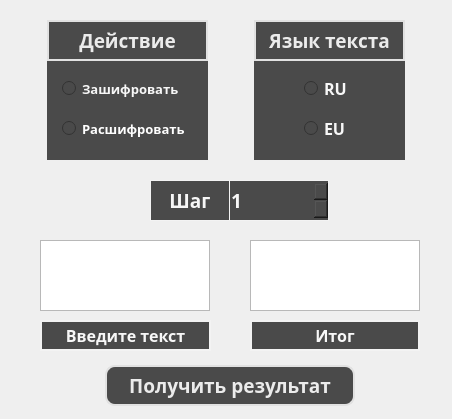
<?xml version="1.0" encoding="UTF-8"?>
<ui version="4.0">
 <class>MainWindow</class>
 <widget class="QMainWindow" name="MainWindow">
  <property name="geometry">
   <rect>
    <x>0</x>
    <y>0</y>
    <width>452</width>
    <height>419</height>
   </rect>
  </property>
  <property name="minimumSize">
   <size>
    <width>452</width>
    <height>419</height>
   </size>
  </property>
  <property name="maximumSize">
   <size>
    <width>452</width>
    <height>419</height>
   </size>
  </property>
  <property name="windowTitle">
   <string>Cezar</string>
  </property>
  <widget class="QWidget" name="centralwidget">
   <widget class="QWidget" name="widget" native="true">
    <property name="geometry">
     <rect>
      <x>47</x>
      <y>20</y>
      <width>161</width>
      <height>140</height>
     </rect>
    </property>
    <property name="styleSheet">
     <string notr="true">background-color: rgb(74, 74, 74);
border-color: rgb(225, 225, 225);


</string>
    </property>
    <widget class="QRadioButton" name="encryption_radioButton">
     <property name="geometry">
      <rect>
       <x>15</x>
       <y>60</y>
       <width>130</width>
       <height>17</height>
      </rect>
     </property>
     <property name="font">
      <font>
       <family>Segoe Print</family>
       <pointsize>10</pointsize>
       <weight>75</weight>
       <bold>true</bold>
      </font>
     </property>
     <property name="cursor">
      <cursorShape>PointingHandCursor</cursorShape>
     </property>
     <property name="styleSheet">
      <string notr="true">color:rgb(247, 247, 247)</string>
     </property>
     <property name="text">
      <string>Зашифровать</string>
     </property>
    </widget>
    <widget class="QRadioButton" name="decryption_radioButton">
     <property name="geometry">
      <rect>
       <x>15</x>
       <y>100</y>
       <width>130</width>
       <height>17</height>
      </rect>
     </property>
     <property name="font">
      <font>
       <family>Segoe Print</family>
       <pointsize>10</pointsize>
       <weight>75</weight>
       <bold>true</bold>
      </font>
     </property>
     <property name="cursor">
      <cursorShape>PointingHandCursor</cursorShape>
     </property>
     <property name="styleSheet">
      <string notr="true">color: rgb(255, 255, 255)</string>
     </property>
     <property name="text">
      <string>Расшифровать</string>
     </property>
    </widget>
    <widget class="QLabel" name="label">
     <property name="geometry">
      <rect>
       <x>0</x>
       <y>0</y>
       <width>161</width>
       <height>41</height>
      </rect>
     </property>
     <property name="font">
      <font>
       <family>Segoe Print</family>
       <pointsize>14</pointsize>
       <weight>75</weight>
       <italic>false</italic>
       <bold>true</bold>
       <underline>false</underline>
       <strikeout>false</strikeout>
      </font>
     </property>
     <property name="styleSheet">
      <string notr="true">color: rgb(235, 235, 235);
border-width: 2px;
border-style: solid;</string>
     </property>
     <property name="text">
      <string>Действие</string>
     </property>
     <property name="alignment">
      <set>Qt::AlignCenter</set>
     </property>
    </widget>
   </widget>
   <widget class="QWidget" name="widget_2" native="true">
    <property name="geometry">
     <rect>
      <x>254</x>
      <y>20</y>
      <width>151</width>
      <height>140</height>
     </rect>
    </property>
    <property name="styleSheet">
     <string notr="true">background-color: rgb(74, 74, 74);
border-color: rgb(225, 225, 225);</string>
    </property>
    <widget class="QRadioButton" name="RU_radioButton">
     <property name="geometry">
      <rect>
       <x>50</x>
       <y>60</y>
       <width>51</width>
       <height>17</height>
      </rect>
     </property>
     <property name="font">
      <font>
       <family>Segoe Print</family>
       <pointsize>12</pointsize>
       <weight>75</weight>
       <bold>true</bold>
      </font>
     </property>
     <property name="cursor">
      <cursorShape>PointingHandCursor</cursorShape>
     </property>
     <property name="styleSheet">
      <string notr="true">color:rgb(247, 247, 247)</string>
     </property>
     <property name="text">
      <string>RU</string>
     </property>
    </widget>
    <widget class="QRadioButton" name="EU_radioButton">
     <property name="geometry">
      <rect>
       <x>50</x>
       <y>100</y>
       <width>51</width>
       <height>17</height>
      </rect>
     </property>
     <property name="font">
      <font>
       <family>Segoe Print</family>
       <pointsize>12</pointsize>
       <weight>75</weight>
       <bold>true</bold>
      </font>
     </property>
     <property name="cursor">
      <cursorShape>PointingHandCursor</cursorShape>
     </property>
     <property name="styleSheet">
      <string notr="true">color:rgb(247, 247, 247)</string>
     </property>
     <property name="text">
      <string>EU</string>
     </property>
    </widget>
    <widget class="QLabel" name="label_2">
     <property name="geometry">
      <rect>
       <x>0</x>
       <y>0</y>
       <width>151</width>
       <height>41</height>
      </rect>
     </property>
     <property name="font">
      <font>
       <family>Segoe Print</family>
       <pointsize>14</pointsize>
       <weight>75</weight>
       <bold>true</bold>
      </font>
     </property>
     <property name="styleSheet">
      <string notr="true">color: rgb(235, 235, 235);
border-width: 2px;
border-style: solid;</string>
     </property>
     <property name="text">
      <string>Язык текста</string>
     </property>
     <property name="alignment">
      <set>Qt::AlignCenter</set>
     </property>
    </widget>
   </widget>
   <widget class="QLabel" name="label_3">
    <property name="geometry">
     <rect>
      <x>250</x>
      <y>320</y>
      <width>170</width>
      <height>31</height>
     </rect>
    </property>
    <property name="font">
     <font>
      <family>Segoe Print</family>
      <pointsize>12</pointsize>
      <weight>75</weight>
      <bold>true</bold>
     </font>
    </property>
    <property name="styleSheet">
     <string notr="true">color:rgb(247, 247, 247);
border-width: 2px;
border-style: solid;
border-color: rgb(243, 243, 243);
background-color: rgb(74, 74, 74);</string>
    </property>
    <property name="text">
     <string>Итог</string>
    </property>
    <property name="alignment">
     <set>Qt::AlignCenter</set>
    </property>
   </widget>
   <widget class="QLabel" name="label_4">
    <property name="geometry">
     <rect>
      <x>40</x>
      <y>320</y>
      <width>171</width>
      <height>31</height>
     </rect>
    </property>
    <property name="font">
     <font>
      <family>Segoe Print</family>
      <pointsize>12</pointsize>
      <weight>75</weight>
      <bold>true</bold>
     </font>
    </property>
    <property name="styleSheet">
     <string notr="true">color:rgb(247, 247, 247);
border-width: 2px;
border-style: solid;
border-color: rgb(243, 243, 243);
background-color: rgb(74, 74, 74);</string>
    </property>
    <property name="text">
     <string>Введите текст</string>
    </property>
    <property name="alignment">
     <set>Qt::AlignCenter</set>
    </property>
   </widget>
   <widget class="QPushButton" name="pushButton">
    <property name="geometry">
     <rect>
      <x>105</x>
      <y>365</y>
      <width>250</width>
      <height>41</height>
     </rect>
    </property>
    <property name="font">
     <font>
      <family>Segoe Print</family>
      <pointsize>14</pointsize>
      <weight>75</weight>
      <bold>true</bold>
     </font>
    </property>
    <property name="styleSheet">
     <string notr="true">background-color: rgb(74, 74, 74);
border-color: rgb(225, 225, 225);
border-width: 2px;
border-style: solid;
border-radius: 10px;
color: rgb(235, 235, 235);
</string>
    </property>
    <property name="text">
     <string>Получить результат</string>
    </property>
   </widget>
   <widget class="QTextEdit" name="input_textEdit">
    <property name="geometry">
     <rect>
      <x>40</x>
      <y>240</y>
      <width>170</width>
      <height>71</height>
     </rect>
    </property>
    <property name="cursor" stdset="0">
     <cursorShape>IBeamCursor</cursorShape>
    </property>
   </widget>
   <widget class="QSpinBox" name="kayBox">
    <property name="geometry">
     <rect>
      <x>228</x>
      <y>180</y>
      <width>101</width>
      <height>41</height>
     </rect>
    </property>
    <property name="font">
     <font>
      <family>Segoe Print</family>
      <pointsize>14</pointsize>
      <weight>75</weight>
      <bold>true</bold>
     </font>
    </property>
    <property name="cursor">
     <cursorShape>IBeamCursor</cursorShape>
    </property>
    <property name="styleSheet">
     <string notr="true">color:rgb(247, 247, 247);
border-width: 1px;
border-style: solid;
border-color: rgb(243, 243, 243);
background-color: rgb(74, 74, 74);</string>
    </property>
    <property name="buttonSymbols">
     <enum>QAbstractSpinBox::UpDownArrows</enum>
    </property>
    <property name="minimum">
     <number>1</number>
    </property>
    <property name="maximum">
     <number>999999999</number>
    </property>
   </widget>
   <widget class="QLabel" name="label_5">
    <property name="geometry">
     <rect>
      <x>150</x>
      <y>180</y>
      <width>80</width>
      <height>41</height>
     </rect>
    </property>
    <property name="font">
     <font>
      <family>Segoe Print</family>
      <pointsize>14</pointsize>
      <weight>75</weight>
      <bold>true</bold>
     </font>
    </property>
    <property name="styleSheet">
     <string notr="true">color:rgb(247, 247, 247);
border-width: 1px;
border-style: solid;
border-color: rgb(243, 243, 243);
background-color: rgb(74, 74, 74);</string>
    </property>
    <property name="text">
     <string>Шаг</string>
    </property>
    <property name="alignment">
     <set>Qt::AlignCenter</set>
    </property>
   </widget>
   <widget class="QLabel" name="label_6">
    <property name="geometry">
     <rect>
      <x>0</x>
      <y>0</y>
      <width>460</width>
      <height>420</height>
     </rect>
    </property>
    <property name="minimumSize">
     <size>
      <width>460</width>
      <height>420</height>
     </size>
    </property>
    <property name="maximumSize">
     <size>
      <width>460</width>
      <height>420</height>
     </size>
    </property>
    <property name="text">
     <string/>
    </property>
    <property name="pixmap">
     <pixmap>../../Desktop/key.jpg</pixmap>
    </property>
   </widget>
   <widget class="QTextEdit" name="output_textEdit">
    <property name="geometry">
     <rect>
      <x>250</x>
      <y>240</y>
      <width>170</width>
      <height>71</height>
     </rect>
    </property>
    <property name="readOnly">
     <bool>true</bool>
    </property>
   </widget>
   <zorder>label_6</zorder>
   <zorder>widget</zorder>
   <zorder>widget_2</zorder>
   <zorder>label_3</zorder>
   <zorder>label_4</zorder>
   <zorder>pushButton</zorder>
   <zorder>input_textEdit</zorder>
   <zorder>kayBox</zorder>
   <zorder>label_5</zorder>
   <zorder>output_textEdit</zorder>
  </widget>
 </widget>
 <resources/>
 <connections/>
</ui>
